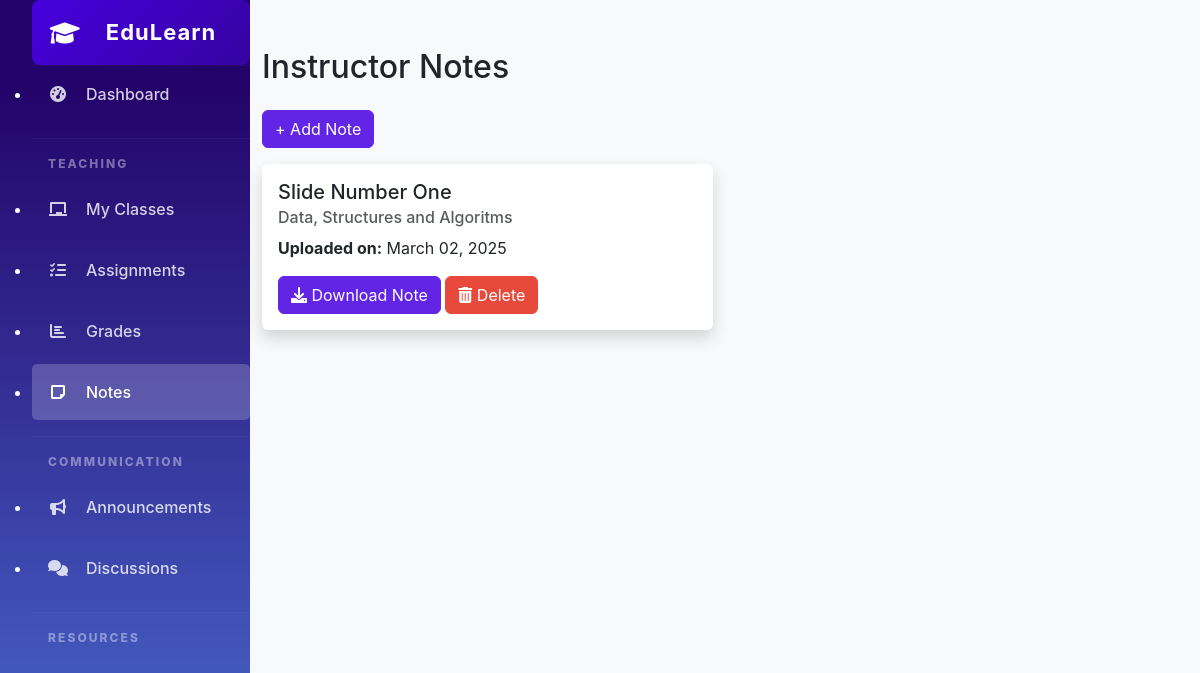
Before: /instructor-notes (signed in) with the older database file.
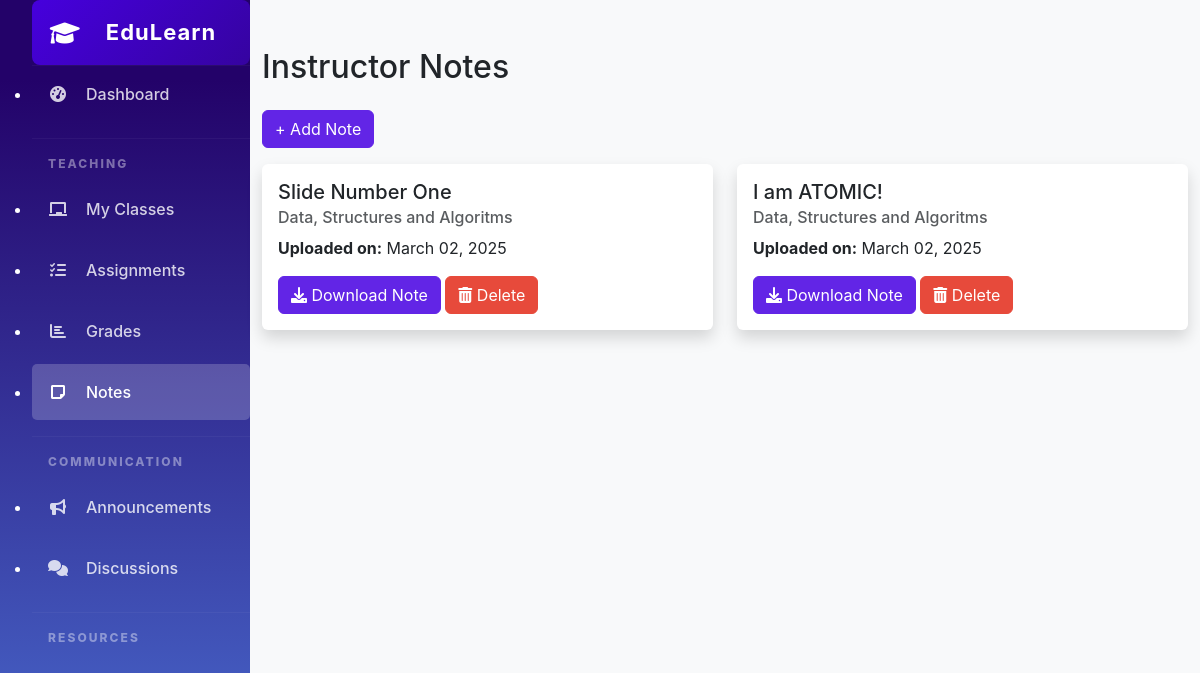
After: the same page with the newer database file.
### app.py (models this page shows)
class InstructorNote(Base):
    __tablename__ = 'instructor_notes'
    id = Column(Integer, primary_key=True, autoincrement=True)
    title = Column(String(255), nullable=False)
    file_path = Column(String(255), nullable=False)
    class_id = Column(Integer, ForeignKey('classes.id'), nullable=False)
    uploaded_on = Column(Date, default=datetime.utcnow)
    classroom = relationship("Class")

class Class(Base):
    __tablename__ = 'classes'
    id = Column(Integer, primary_key=True, autoincrement=True)
    name = Column(String(100), nullable=False)
    code = Column(String(50), unique=True, nullable=False)
    description = Column(Text, nullable=True)
    start_date = Column(Date, nullable=False)
    end_date = Column(Date, nullable=False)
    schedule_day = Column(String(20), nullable=False)
    start_time = Column(Time, nullable=False)
    end_time = Column(Time, nullable=False)
    max_students = Column(Integer, nullable=False)
    prerequisites = Column(Text, nullable=True)
    instructor_id = Column(Integer, ForeignKey('users.id'), nullable=False)
    instructor = relationship("User")

### app.py (the view, shortened to what this page needs)
@app.route('/instructor-notes', methods=['GET', 'POST'])
def instructor_notes():
    user = get_current_user()
    if not user or user.role != 'instructor':
        flash('Access denied.', 'danger')
        return redirect(url_for('home'))
    db_session = SessionLocal()
    instructor_notes = (
        db_session.query(InstructorNote)
        .options(joinedload(InstructorNote.classroom))
        .join(Class, InstructorNote.class_id == Class.id)
        .filter(Class.instructor_id == user.id)
        .all()
    )
    instructor_classes = db_session.query(Class).filter_by(instructor_id=user.id).all()
    db_session.close()
    return render_template('instructor-notes.html', user=user, instructor_notes=instructor_notes, instructor_classes=instructor_classes)

### app.py (called while the page is built)
def get_current_user():
    if 'user_id' in session:
        db_session = SessionLocal()
        user = db_session.query(User).filter_by(id=session['user_id']).first()
        db_session.close()
        return user
    return None

### templates/instructor-notes.html (shortened to what this page needs)
<html lang="en">
<head>
  <link href="https://cdn.jsdelivr.net/npm/bootstrap@5.3.0/dist/css/bootstrap.min.css" rel="stylesheet">
  <link rel="stylesheet" href="https://cdnjs.cloudflare.com/ajax/libs/font-awesome/6.0.0/css/all.min.css">
  <link rel="stylesheet" href="{{url_for('static', filename='styles.css')}}">
</head>
<body>
  <div class="wrapper">
    <ul class="sidebar">
      <a class="sidebar-header p-3" href="{{url_for('instructor_dashboard')}}">
        <div class="sidebar-brand-icon">
          <i class="fas fa-graduation-cap"></i>
        </div>
        <div class="sidebar-brand-text mx-3">EduLearn</div>
      </a>
      <hr class="sidebar-divider my-0">
      <li class="nav-item active">
        <a class="nav-link" href="{{url_for('instructor_dashboard')}}">
          <i class="fas fa-fw fa-tachometer-alt"></i>
          <span>Dashboard</span>
        </a>
      </li>
      <hr class="sidebar-divider">
      <div class="sidebar-heading">
        Teaching
      </div>
      <li class="nav-item">
        <a class="nav-link" href="{{url_for('instructor_classes')}}">
          <i class="fas fa-fw fa-chalkboard"></i>
          <span>My Classes</span>
        </a>
      </li>
      <li class="nav-item">
        <a class="nav-link" href="{{url_for('instructor_assignments')}}">
          <i class="fas fa-fw fa-tasks"></i>
          <span>Assignments</span>
        </a>
      </li>
      <li class="nav-item">
        <a class="nav-link" href="{{url_for('instructor_grades')}}">
          <i class="fas fa-fw fa-chart-bar"></i>
          <span>Grades</span>
        </a>
      </li>
      <li class="nav-item">
        <a class="nav-link active" href="{{url_for('instructor_grades')}}">
          <i class="fa fa-sticky-note"></i>
          <span>Notes</span>
        </a>
      </li>
      <hr class="sidebar-divider">
      <div class="sidebar-heading">
        Communication
      </div>
      <li class="nav-item">
        <a class="nav-link" href="{{url_for('announcements')}}">
          <i class="fas fa-fw fa-bullhorn"></i>
          <span>Announcements</span>
        </a>
      </li>
      <li class="nav-item">
        <a class="nav-link" href="{{url_for('discussions')}}">
          <i class="fas fa-fw fa-comments"></i>
          <span>Discussions</span>
        </a>
      </li>
      <hr class="sidebar-divider">
      <div class="sidebar-heading">
        Resources
      </div>
    </ul>
    <body class="bg-light">
        <div class="container py-5">
            <h2 class="mb-4">Instructor Notes</h2>
            <button type="button" class="btn btn-primary mb-3" data-bs-toggle="modal" data-bs-target="#addNoteModal">
                + Add Note
            </button>
            <div class="row">
                {% for note in instructor_notes %}
                <div class="col-md-6 mb-4">
                    <div class="card shadow">
                        <div class="card-body">
                            <h5 class="card-title">{{ note.title }}</h5>
                            <h6 class="card-subtitle mb-2 text-muted">{{ note.classroom.name }}</h6>
                            <p><strong>Uploaded on:</strong> {{ note.uploaded_on.strftime('%B %d, %Y') }}</p>
                            <a href="{{ url_for('download_file', filename=note.file_path.split('/')[-1]) }}" class="btn btn-primary">
                                <i class="fas fa-download"></i> Download Note
                            </a>
                            <form method="POST" action="{{ url_for('delete_note', note_id=note.id) }}" class="d-inline">
                                <button type="submit" class="btn btn-danger" onclick="return confirm('Are you sure you want to delete this note?');">
                                    <i class="fas fa-trash-alt"></i> Delete
                                </button>
                            </form>
                        </div>
                    </div>
                </div>
                {% else %}
                <p class="text-muted text-center">No notes available.</p>
                {% endfor %}
            </div>
        </div>
    </body>
  </div>
</body>
</html>

### static/styles.css (style rules this page uses)
:root { --primary-color: #6225e6; --secondary-color: #f8f9fc; --accent-color: #5014d1; --success-color: #1cc88a; --warning-color: #f6c23e; --danger-color: #e74a3b; --dark-color: #5a5c69; --light-color: #f8f9fc; }
body { font-family: -apple-system, BlinkMacSystemFont, "Segoe UI", Roboto, "Helvetica Neue", Arial, sans-serif; min-height: 100vh; }
.wrapper { display: flex; width: 100%; align-items: stretch; }
.sidebar-header { display: flex; align-items: center; justify-content: center; padding: 15px; text-decoration: none; background: linear-gradient(135deg,#4600dd, #3503a0); color: white; font-size: 20px; font-weight: bold; border-radius: 8px; transition: all 0.3s ease-in-out; }
.sidebar-brand-icon i { font-size: 24px; margin-right: 10px; }
.sidebar-brand-text { font-weight: bold; font-size: 22px; letter-spacing: 1px; }
.sidebar { min-width: 250px; max-width: 250px; min-height: 100vh; background: linear-gradient(180deg, #230269 10%, #496ace 100%); color: white; transition: all 0.3s; }
.sidebar .nav-link { color: rgba(255, 255, 255, 0.8); padding: 1rem; font-weight: 500; display: flex; align-items: center; gap: 0.5rem; border-radius: 5px; margin-bottom: 5px; }
.sidebar .nav-link.active { color: white; background-color: rgba(255, 255, 255, 0.2); }
.sidebar .nav-link i { margin-right: 10px; width: 20px; text-align: center; }
.sidebar-brand-text { color: white !important; }
.sidebar-divider { border-top: 1px solid rgba(255, 255, 255, 0.15); margin: 1rem 0; }
.sidebar-heading { color: rgba(255, 255, 255, 0.4); font-size: 0.75rem; font-weight: 800; letter-spacing: 0.13rem; text-transform: uppercase; padding: 0 1rem; margin-bottom: 0.5rem; }
.card { border: none; box-shadow: 0 0.15rem 1.75rem 0 rgba(58, 59, 69, 0.1); margin-bottom: 1.5rem; }
.btn-primary { background-color: var(--primary-color); border-color: var(--primary-color); }
.btn-danger { background-color: var(--danger-color); border-color: var(--danger-color); }

Changed rows visible on the page:
added InstructorNote: title "I am ATOMIC!", classroom.name "Data, Structures and Algoritms", uploaded_on "March 02, 2025"
